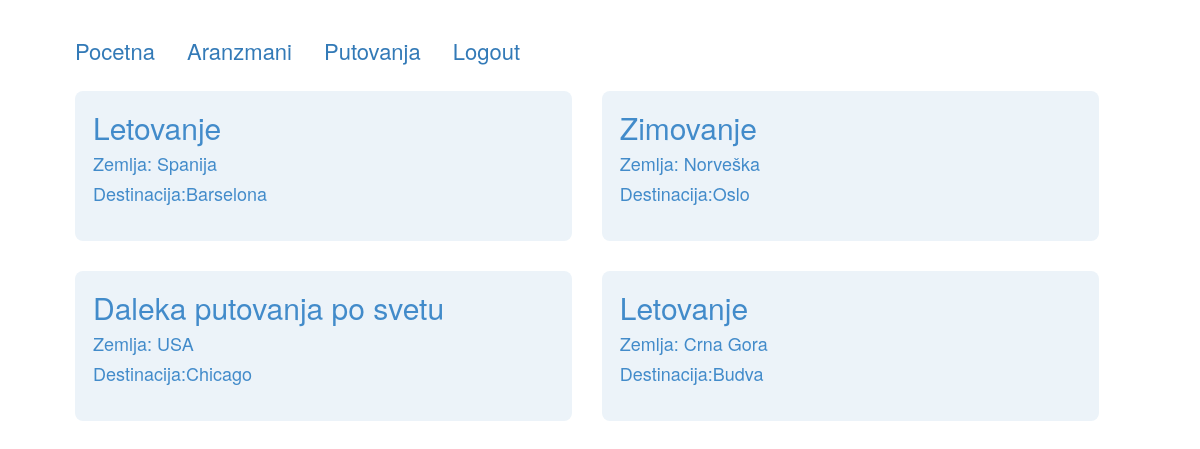
Page /add_travel1.php (signed in) on the committed database.
### tables this page shows
CREATE TABLE `arrangements` (
  `arrangement_id` int(10) NOT NULL,
  `type` enum('Letovanje','Zimovanje','Ture u Evropi','Evropski gradovi','Vikend u Evropi','Daleka putovanja po svetu') NOT NULL,
  `country` varchar(50) NOT NULL,
  `destination` varchar(50) NOT NULL
);

### add_travel1.php (the view, shortened to what this page needs)
<?php
	include_once("functions/functions.php");
	$link = connection();
?>
<body>
	<div class="div1">
<?php
	if(isset($_SESSION['user']) && !empty($_SESSION['user']) && ((strcmp($_SESSION['role'], 'Radnik agencije') == 0) || (strcmp($_SESSION['role'], 'Sef agencije') == 0))) {
			$sql = "SELECT * FROM `arrangements`";
			$query = mysqli_query($link, $sql);
			while($results = mysqli_fetch_array($query)) {
?>
				<a href="add_travel2.php?arrangement_id=<?=$results['arrangement_id']?>">
					<div class="oglas">
						<h2><?=$results['type']?></h2>
						<h4>Zemlja: <?=$results['country']?></h4>
						<h4>Destinacija:<?=$results['destination']?></h4>
					</div>
				</a>
<?php
			}
	} else {
		die("<div class='alert alert-danger' role='alert'>Nemate pristup ovoj stranici. Molimo Vas <a href='index.php'>ulogujte se</a>.</div>");
	}
?>
	</div>
</body>
</html>

### rows in the picture
arrangements: type "Letovanje", country "Spanija", destination "Barselona"
arrangements: type "Zimovanje", country "Norveška", destination "Oslo"
arrangements: type "Daleka putovanja po svetu", country "USA", destination "Chicago"
arrangements: type "Letovanje", country "Crna Gora", destination "Budva"

### other values in the picture
$string "Pocetna Aranzmani Putovanja Logout"
